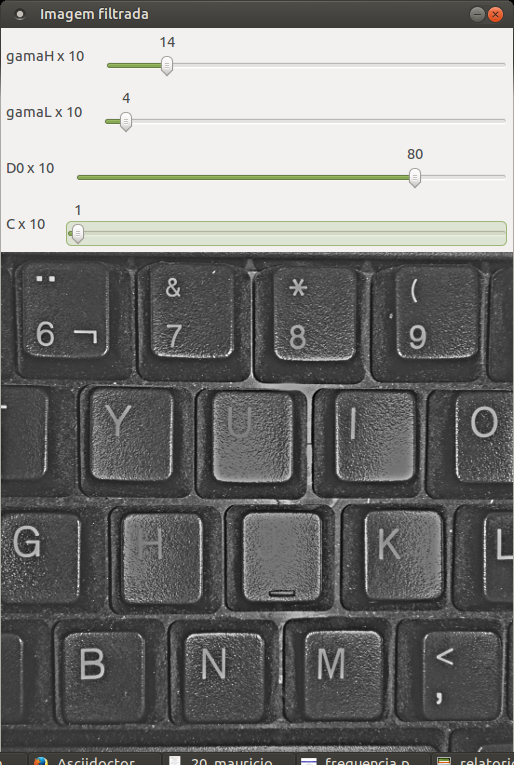
//> input picture pdi/unidade2/imagem_filtrada_1.png, 514 x 765 px
$ ./cannypoints imagem_filtrada_1.png   (built with g++ and OpenCV 4)
//> lines starting //> are read from the running program, lines starting //| are printed output that depends on the picture
#include <iostream>
#include <opencv2/opencv.hpp>
#include <fstream>
#include <iomanip>
#include <vector>
#include <algorithm>
#include <numeric>
#include <ctime>
#include <cstdlib>

using namespace std;
using namespace cv;

#define STEP 5
#define JITTER 3
#define RAIO 4

int top_slider = 100;
int top_slider_max = 200;

int width, height;
int x, y;

vector<int> yrange;
vector<int> xrange;

Vec3b val;

Mat image, imageGray, border, points, pointsCanny, pointsFinal;

char TrackbarName[50];

void on_trackbar_canny(int, void*);


int main(int argc, char** argv){

  image = imread(argv[1],CV_LOAD_IMAGE_COLOR);
//> image is the input picture: 765 rows x 514 cols, CV_8UC3; mean B, G, R 122.9, 124.4, 124.5
  imageGray = imread(argv[1],CV_LOAD_IMAGE_GRAYSCALE);
//> imageGray: 765 rows x 514 cols, CV_8UC1; min 0, max 255, mean 124.1

  srand(time(0));

  if(!image.data){
	cout << "nao abriu" << argv[1] << endl;
    cout << argv[0] << " imagem";
    exit(0);
  }

  width=image.size().width;
//> width = 514
  height=image.size().height;
//> height = 765

  xrange.resize(height/STEP);
//> xrange = 153 values from 0 to 0
  yrange.resize(width/STEP);
//> yrange = 102 values from 0 to 0

  iota(xrange.begin(), xrange.end(), 0);
//> xrange = 153 values from 0 to 152
  iota(yrange.begin(), yrange.end(), 0);
//> yrange = 102 values from 0 to 101

  for(uint i=0; i<xrange.size(); i++){
    xrange[i]= xrange[i]*STEP+STEP/2;
  }
//> after the loop, xrange = 153 values from 2 to 762
  for(uint i=0; i<yrange.size(); i++){
    yrange[i]= yrange[i]*STEP+STEP/2;
  }

  points = Mat(height, width, CV_8UC3, Scalar(255, 255, 255));

  random_shuffle(xrange.begin(), xrange.end());

  for(auto i : xrange){
    //random_shuffle(yrange.begin(), yrange.end());
    for(auto j : yrange){
      x = i+rand()%(2*JITTER)-JITTER+1;
      y = j+rand()%(2*JITTER)-JITTER+1;

      val[0] = (int)(image.at<Vec3b>(x,y)[0]);
      val[1] = (int)(image.at<Vec3b>(x,y)[1]);
      val[2] = (int)(image.at<Vec3b>(x,y)[2]);

      circle(points,
             Point(y,x),
             RAIO,
             Scalar(val[0], val[1], val[2]),
             -1,
             CV_AA);
    }
  }
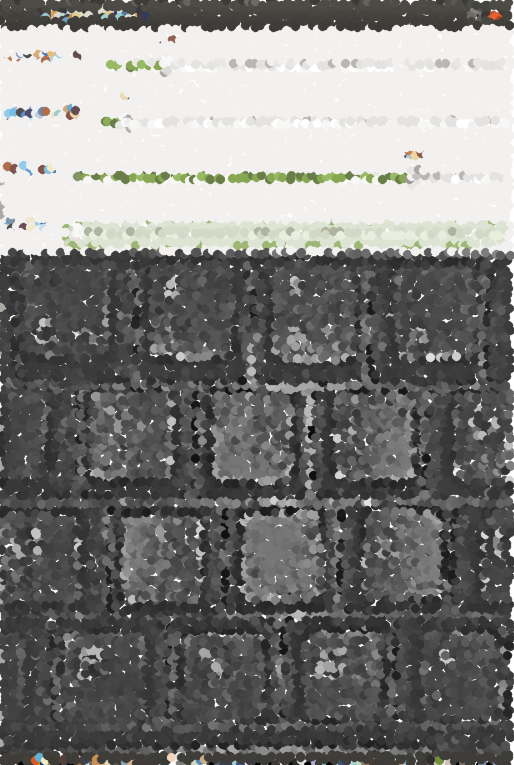
//> points: 765 rows x 514 cols, CV_8UC3; mean B, G, R 124.1, 125.7, 125.7
  imshow("Pontilhismo sem o uso de Canny.png", points);

  sprintf(TrackbarName, "Threshold inferior");

  namedWindow("Contornos de Canny", WINDOW_AUTOSIZE);

  createTrackbar(TrackbarName,
                 "Contornos de Canny",
                 &top_slider,
                 top_slider_max,
                 on_trackbar_canny);

  on_trackbar_canny(top_slider, 0 );

  waitKey();

  imwrite("Pontilhismo_sem_o_uso_de_Canny.png", points);
  imwrite("Pontos_Canny.png", pointsCanny);
  imwrite("Imagem_mesclada.png", pointsFinal);
  imwrite("Contornos_Canny.png", border);

  return 0;
}


void on_trackbar_canny(int, void*){

  int raioCanny;
  int i, j;

  Vec3b valCanny;

  pointsCanny = Mat(height, width, CV_8UC3, Scalar(255, 255, 255));
  pointsFinal = Mat(height, width, CV_8UC3, Scalar(255, 255, 255));

  points.copyTo(pointsFinal);

  Canny(imageGray, border, top_slider, 3*top_slider);
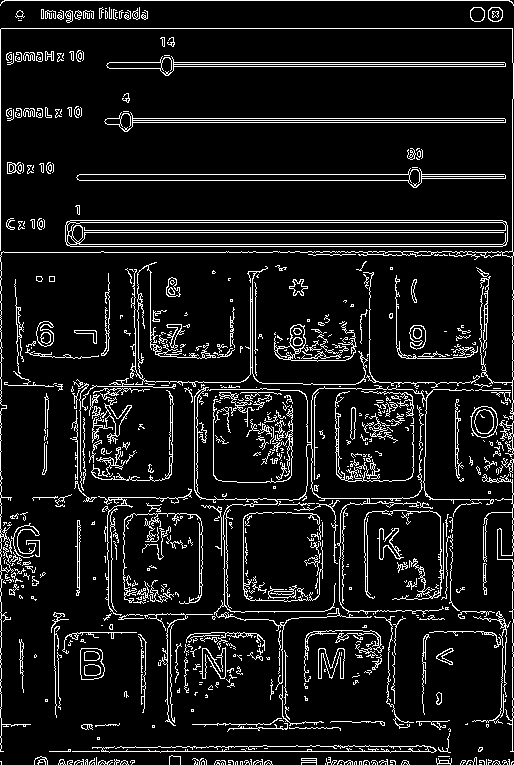
//> border: 765 rows x 514 cols, CV_8UC1; 9.5% white in thin lines or dots

  imshow("Contornos de Canny", border);

  for(i=0; i<height; i++){
    for(j=0; j<width; j++){
      if(border.at<uchar>(i,j) == 255){
        x = i;
        y = j;

        raioCanny = rand()%2 + 1;

        valCanny[0] = (int)(image.at<Vec3b>(x, y)[0]);
        valCanny[1] = (int)(image.at<Vec3b>(x, y)[1]);
        valCanny[2] = (int)(image.at<Vec3b>(x, y)[2]);

        circle(pointsCanny,
               Point(y, x),
               raioCanny,
               Scalar(valCanny[0], valCanny[1], valCanny[2]),
               -1,
               CV_AA);

        circle(pointsFinal,
               Point(y, x),
               raioCanny,
               Scalar(valCanny[0], valCanny[1], valCanny[2]),
               -1,
               CV_AA);
      }
    }
  }
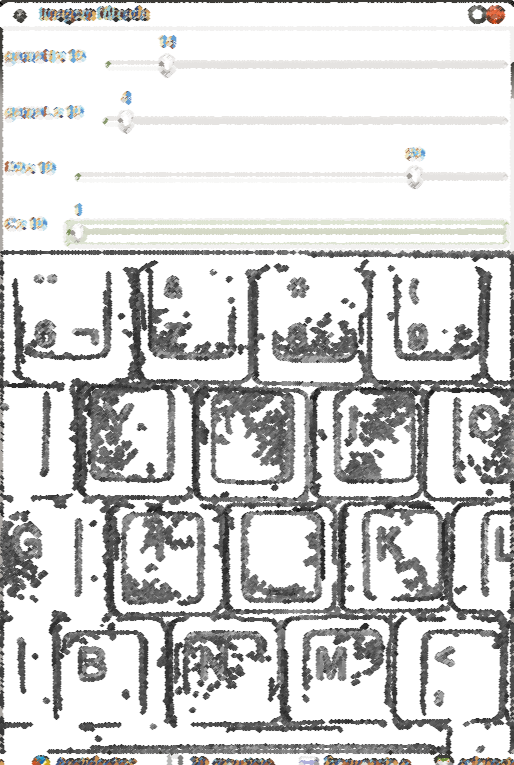
//> pointsCanny: 765 rows x 514 cols, CV_8UC3; mean B, G, R 210.8, 211.2, 211.3
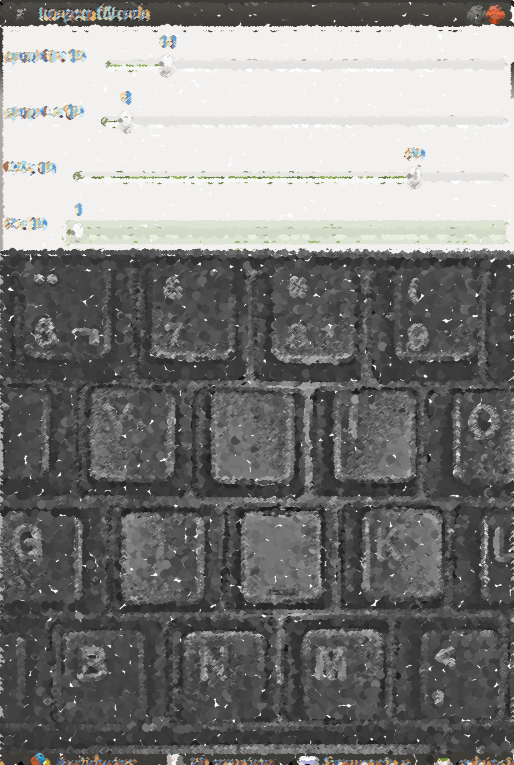
//> pointsFinal: 765 rows x 514 cols, CV_8UC3; mean B, G, R 125.9, 127.1, 127.3
//> after the loop in on_trackbar_canny (call 2), `for(i=0; i<height; i++)`:
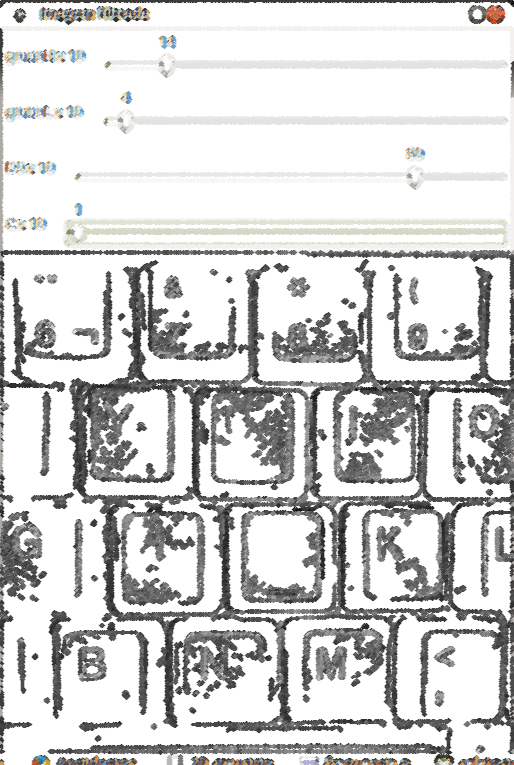
//> pointsCanny: 765 rows x 514 cols, CV_8UC3; mean B, G, R 210.7, 211.2, 211.2

  imshow("Pontos Canny.png", pointsCanny);
  imshow("Imagem mesclada.png", pointsFinal);

}

$ run again, on pdi/unidade2/imagem_filtrada_3.png
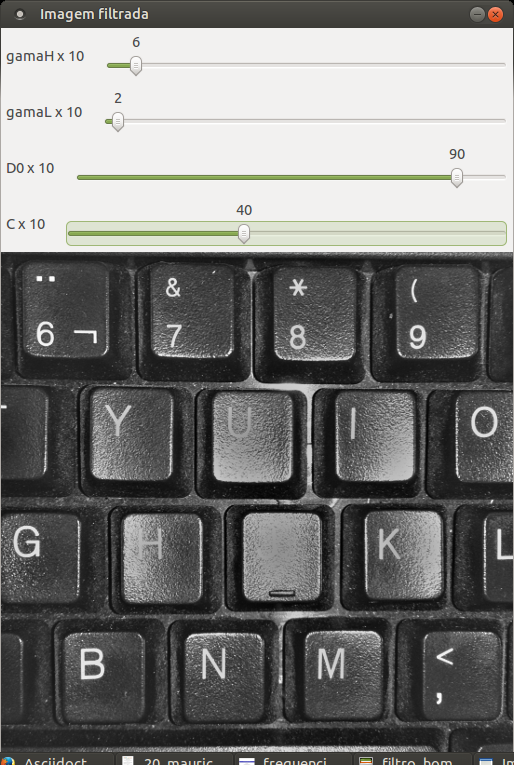
//> input picture pdi/unidade2/imagem_filtrada_3.png, 514 x 765 px
//> image is the input picture: 765 rows x 514 cols, CV_8UC3; mean B, G, R 118.6, 120.3, 120.3
//> in on_trackbar_canny, `Canny(imageGray, border, top_slider, 3*top_slider);`:
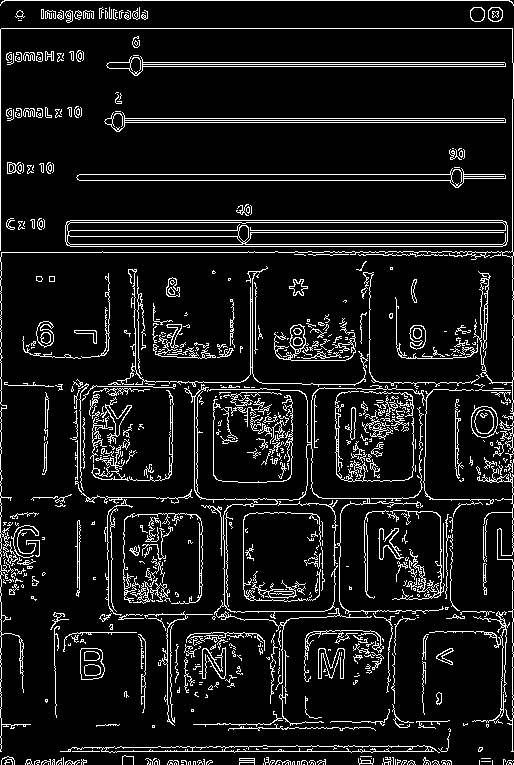
//> border: 765 rows x 514 cols, CV_8UC1; 9.5% white in thin lines or dots
//> after the loop in on_trackbar_canny (call 2), `for(i=0; i<height; i++)`:
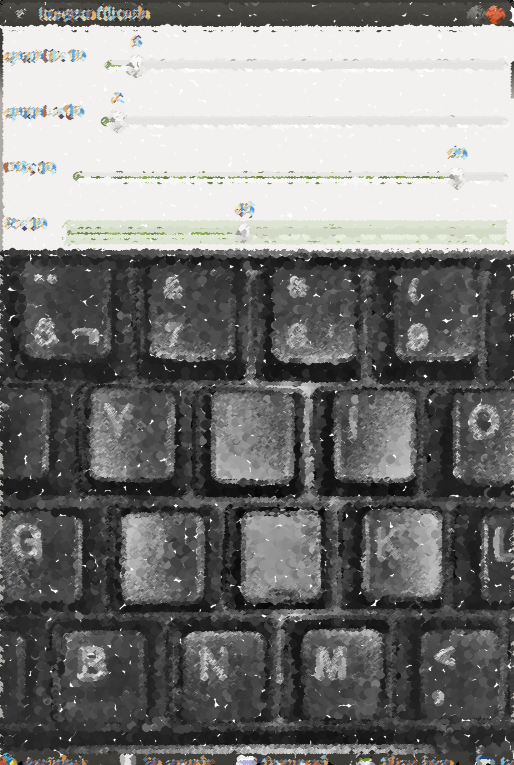
//> pointsFinal: 765 rows x 514 cols, CV_8UC3; mean B, G, R 122, 123.2, 123.4
